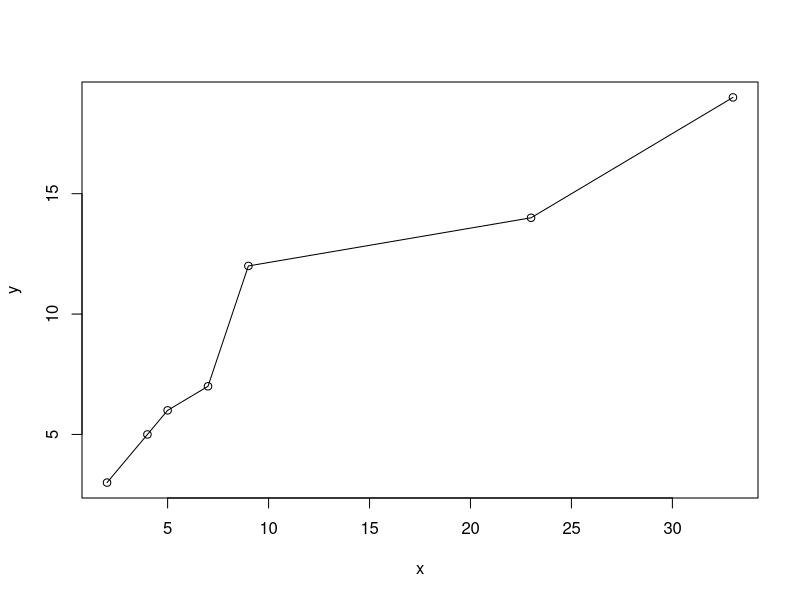
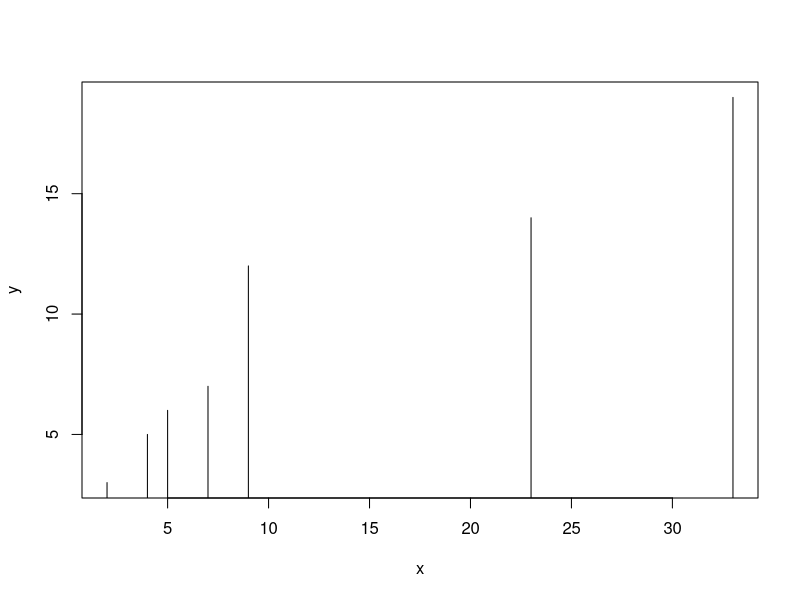
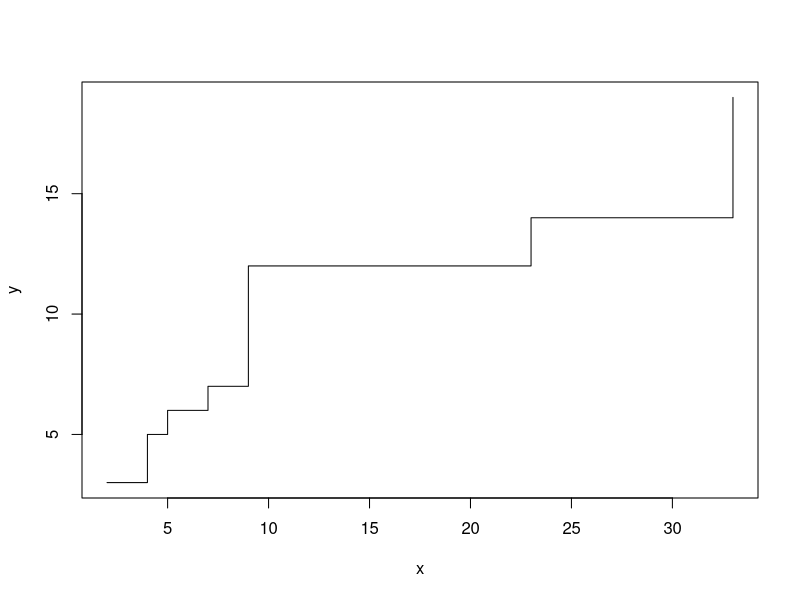
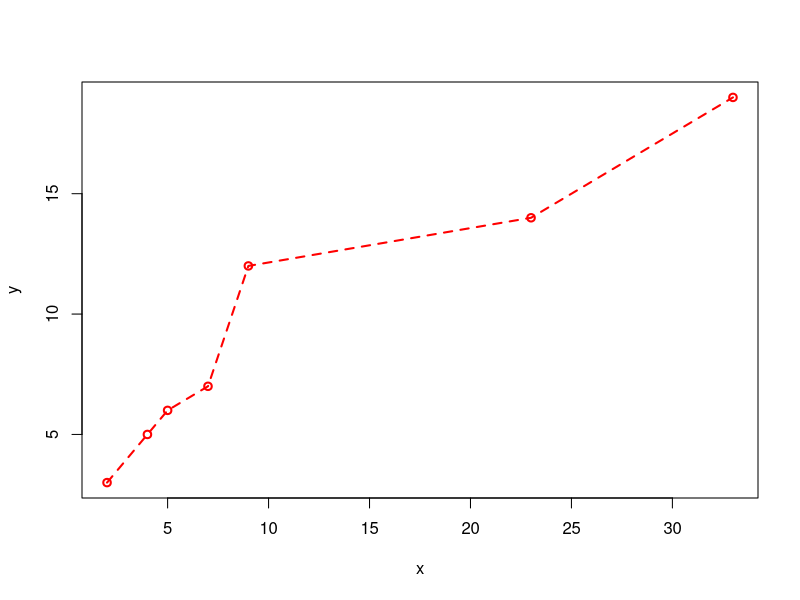
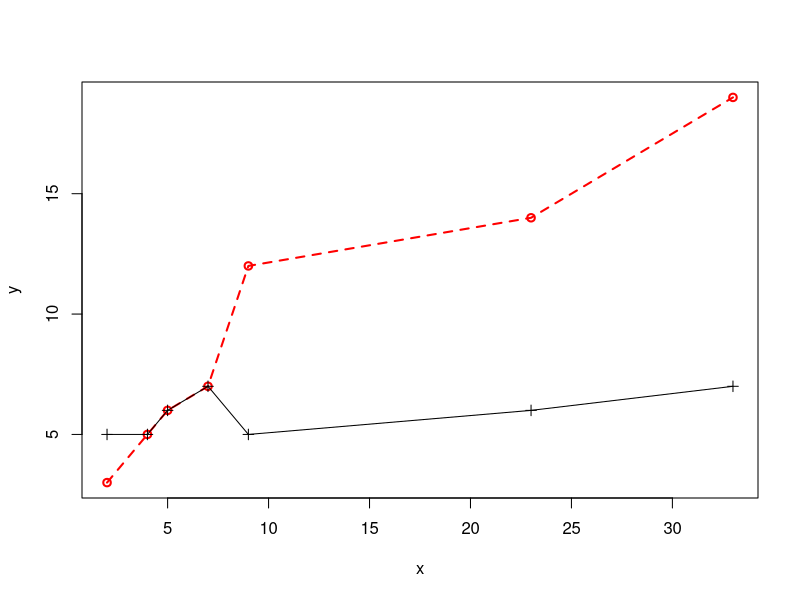
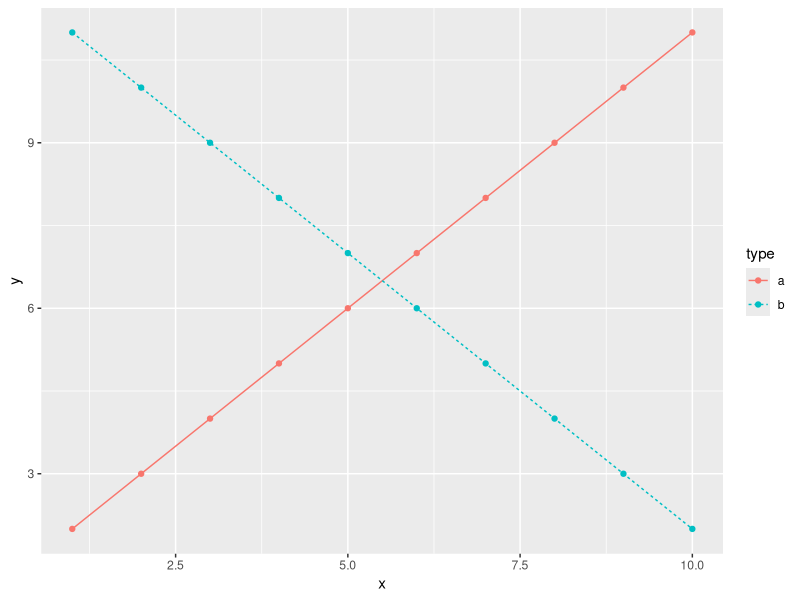
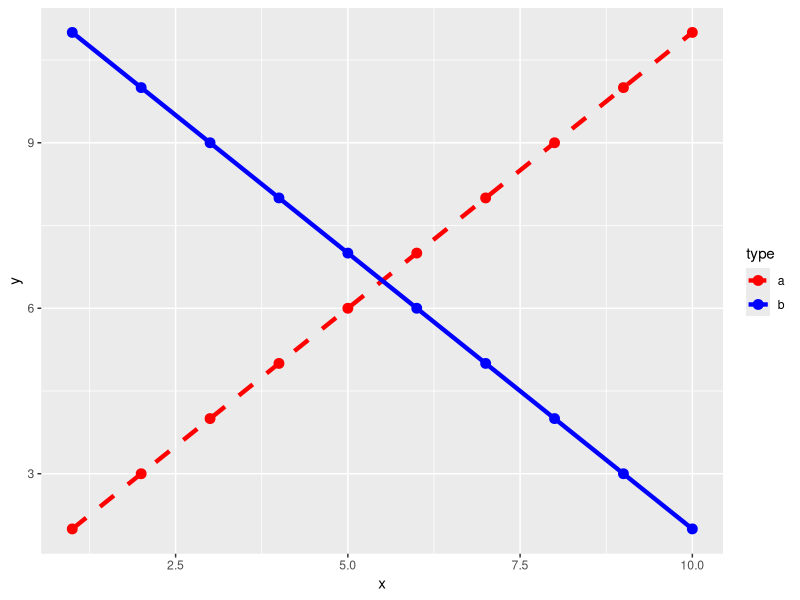

The R source for these figures, in order:
## ---- chunk 1
x<-c(2,4,5,7,9,23,33)

y<-c(3,5,6,7,12,14,19)

plot(x,y, type = 'o')
plot(x,y, type = 'h')
plot(x,y, type = 's')
## ---- chunk 2
x<-c(2,4,5,7,9,23,33)

y<-c(3,5,6,7,12,14,19)

plot(x,y, type = 'o', lty = 2, lwd =2, col = 'red')
## ---- chunk 3
#先用plot画出画布
x<-c(2,4,5,7,9,23,33)
y<-c(3,5,6,7,12,14,19)
plot(x,y, type = 'o', lty = 2, lwd =2, col = 'red')
# 再增加一条线段
x<-c(2,4,5,7,9,23,33)
y<-c(5,5,6,7,5,6,7)
lines(x,y, type='o', pch = 3)
## ---- chunk 4
x<-c(1:10)
x<-rep(x,2)
y<-c(2:11, 11:2)
df<-data.frame(x = x, y = y, type = rep(c('a', 'b'), each = 10))
df
## ---- chunk 5
library(ggplot2)
q <- ggplot(df, aes(x = x, y = y, color = type))
q + geom_line(aes(linetype = type)) + geom_point()
## ---- chunk 6
library(ggplot2)
q + geom_line(aes(linetype = type),size= 1.5) + geom_point(size = 3) + scale_color_manual(values = c('red','blue')) + scale_linetype_manual(values = c(2,1))
